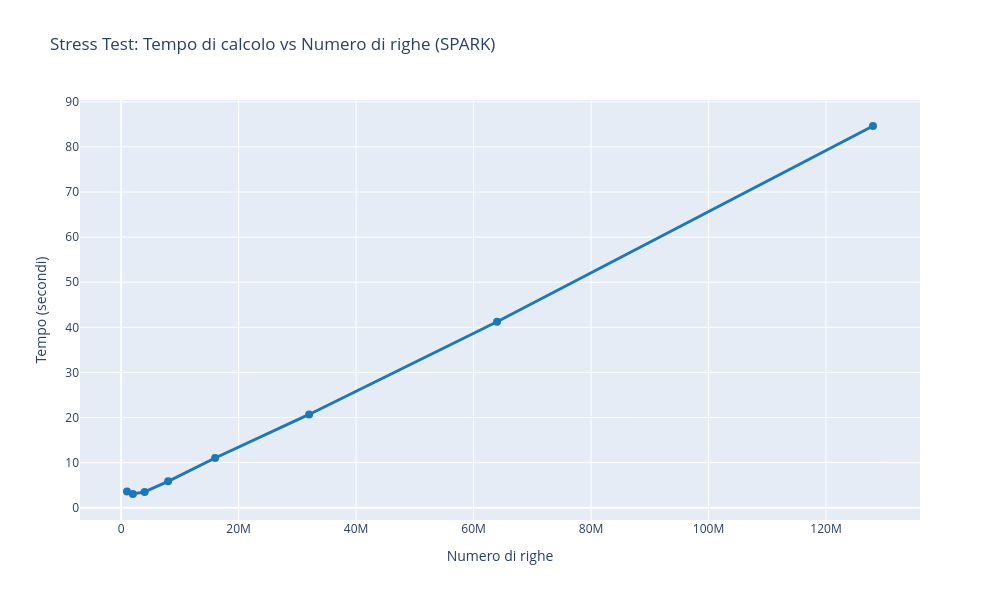

Source (notebook cell):
### Code cell
# Grafico stress test: Tempo vs Numero di righe per outliers

# Raggruppa per backend
backends_stress = stress_df['backend'].unique()

if len(backends_stress) == 1:
    # Se c'è un solo backend, crea un unico grafico
    backend = backends_stress[0]
    backend_data = stress_df[stress_df['backend'] == backend].sort_values('num_righe')
    
    fig_stress = go.Figure()
    
    fig_stress.add_trace(go.Scatter(
        x=backend_data['num_righe'],
        y=backend_data['stopwatch_sec_iter'],
        mode='lines+markers',
        name='Tempo per iterazione',
        line=dict(color='#1f77b4', width=3),
        marker=dict(size=8)
    ))
    
    fig_stress.update_layout(
        title=f'Stress Test: Tempo di calcolo vs Numero di righe ({backend})',
        xaxis_title='Numero di righe',
        yaxis_title='Tempo (secondi)',
        height=600,
        width=1000,
        font=dict(size=12),
        hovermode='x unified'
    )
    
else:
    # Se ci sono più backend, crea 2 grafici
    fig_stress = make_subplots(
        rows=1, cols=2,
        subplot_titles=[f'Backend: {b}' for b in sorted(backends_stress)],
        specs=[[{"secondary_y": False}, {"secondary_y": False}]]
    )
    
    for col_idx, backend in enumerate(sorted(backends_stress), start=1):
        backend_data = stress_df[stress_df['backend'] == backend].sort_values('num_righe')
        
        fig_stress.add_trace(
            go.Scatter(
                x=backend_data['num_righe'],
                y=backend_data['stopwatch_sec_iter'],
                mode='lines+markers',
                name=backend,
                line=dict(width=3),
                marker=dict(size=8),
                showlegend=(col_idx == 1)
            ),
            row=1, col=col_idx
        )
        
        fig_stress.update_xaxes(title_text="Numero di righe", row=1, col=col_idx)
        fig_stress.update_yaxes(title_text="Tempo (sec)", row=1, col=col_idx)
    
    fig_stress.update_layout(
        title='Stress Test: Tempo di calcolo vs Numero di righe (outliers)',
        height=500,
        width=1400,
        font=dict(size=11),
        hovermode='x unified'
    )

fig_stress.show()

### Figure 1 — Plotly figure (JSON) as saved in the notebook; plotly's stock layout.template omitted (floating-point values rounded to 4 significant figures)
{"data": [{"line": {"color": "#1f77b4", "width": 3}, "marker": {"size": 8}, "mode": "lines+markers", "name": "Tempo per iterazione", "type": "scatter", "x": [1000000, 2000000, 4000000, 8000000, 16000000, 32000000, 64000000, 128000000], "y": [3.584, 3.042, 3.511, 5.854, 11.02, 20.68, 41.24, 84.64]}], "layout": {"font": {"size": 12}, "height": 600, "hovermode": "x unified", "title": {"text": "Stress Test: Tempo di calcolo vs Numero di righe (SPARK)"}, "width": 1000, "xaxis": {"title": {"text": "Numero di righe"}}, "yaxis": {"title": {"text": "Tempo (secondi)"}}}}
